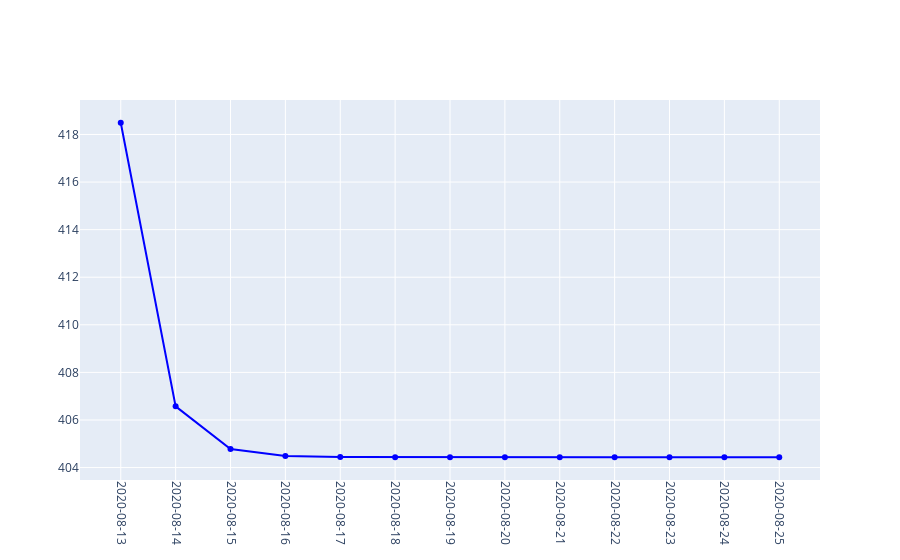

Notebook cell for this chart:
### Code cell
fig = go.Figure()
#fig.update_layout(template='plotly_dark')
fig.update_xaxes(tickangle=90, showticklabels = True, type = 'category')
fig.add_trace(go.Scatter(x=predict_death_cases.index, 
                         y=predict_death_cases['Death Cases Predictions'],
                         mode='lines+markers',
                         name='death',
                         line=dict(color='blue', width=2)))

### Figure 1 — Plotly figure (JSON) as saved in the notebook; plotly's stock layout.template omitted (floating-point values rounded to 4 significant figures)
{"data": [{"line": {"color": "blue", "width": 2}, "mode": "lines+markers", "name": "death", "type": "scatter", "x": ["2020-08-13", "2020-08-14", "2020-08-15", "2020-08-16", "2020-08-17", "2020-08-18", "2020-08-19", "2020-08-20", "2020-08-21", "2020-08-22", "2020-08-23", "2020-08-24", "2020-08-25"], "y": [418.5, 406.6, 404.8, 404.5, 404.4, 404.4, 404.4, 404.4, 404.4, 404.4, 404.4, 404.4, 404.4]}], "layout": {"xaxis": {"showticklabels": true, "tickangle": 90, "type": "category"}}}
